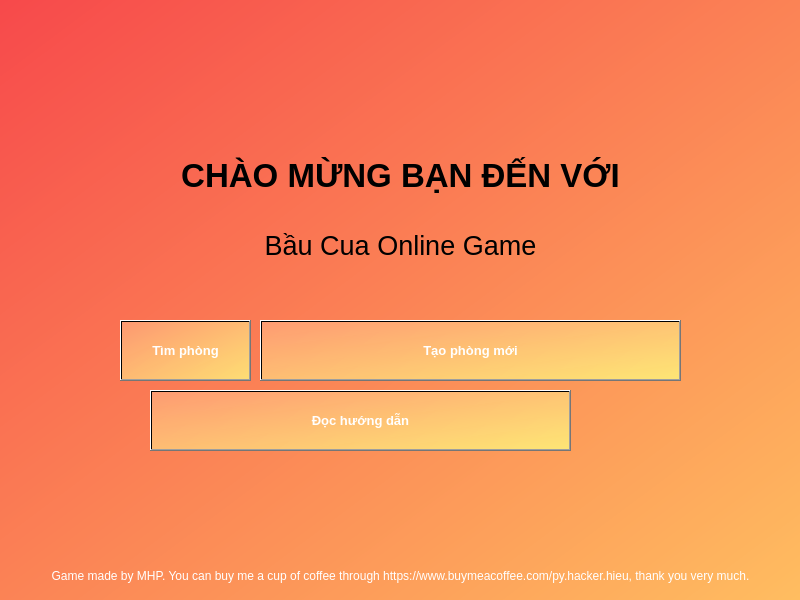
<?xml version="1.0" encoding="UTF-8"?>
<ui version="4.0">
 <class>Main</class>
 <widget class="QMainWindow" name="Main">
  <property name="geometry">
   <rect>
    <x>0</x>
    <y>0</y>
    <width>800</width>
    <height>600</height>
   </rect>
  </property>
  <property name="windowTitle">
   <string>Game Bầu Cua Online - Opening Page</string>
  </property>
  <property name="styleSheet">
   <string notr="true">background-color: qlineargradient(spread:pad, x1:0, y1:0, x2:1, y2:1, stop:0 rgba(247, 73, 75, 255), stop:0.997452 rgba(255, 189, 96, 255), stop:1 rgba(255, 255, 255, 255));</string>
  </property>
  <widget class="QWidget" name="centralwidget">
   <property name="styleSheet">
    <string notr="true"/>
   </property>
   <widget class="QLabel" name="title">
    <property name="geometry">
     <rect>
      <x>0</x>
      <y>150</y>
      <width>801</width>
      <height>50</height>
     </rect>
    </property>
    <property name="sizePolicy">
     <sizepolicy hsizetype="Fixed" vsizetype="Fixed">
      <horstretch>0</horstretch>
      <verstretch>0</verstretch>
     </sizepolicy>
    </property>
    <property name="font">
     <font>
      <family>Segoe UI</family>
      <pointsize>25</pointsize>
      <weight>75</weight>
      <bold>true</bold>
     </font>
    </property>
    <property name="autoFillBackground">
     <bool>false</bool>
    </property>
    <property name="styleSheet">
     <string notr="true">background:none;</string>
    </property>
    <property name="text">
     <string>CHÀO MỪNG BẠN ĐẾN VỚI</string>
    </property>
    <property name="scaledContents">
     <bool>true</bool>
    </property>
    <property name="alignment">
     <set>Qt::AlignCenter</set>
    </property>
   </widget>
   <widget class="QLabel" name="description">
    <property name="geometry">
     <rect>
      <x>0</x>
      <y>220</y>
      <width>801</width>
      <height>51</height>
     </rect>
    </property>
    <property name="font">
     <font>
      <pointsize>20</pointsize>
     </font>
    </property>
    <property name="styleSheet">
     <string notr="true">background:none;</string>
    </property>
    <property name="text">
     <string>Bầu Cua Online Game</string>
    </property>
    <property name="alignment">
     <set>Qt::AlignCenter</set>
    </property>
   </widget>
   <widget class="QPushButton" name="findroom">
    <property name="geometry">
     <rect>
      <x>120</x>
      <y>320</y>
      <width>131</width>
      <height>61</height>
     </rect>
    </property>
    <property name="font">
     <font>
      <family>Segoe UI</family>
      <pointsize>10</pointsize>
      <weight>75</weight>
      <bold>true</bold>
     </font>
    </property>
    <property name="styleSheet">
     <string notr="true">background-color: qlineargradient(spread:pad, x1:0, y1:0, x2:1, y2:1, stop:0 rgba(255, 170, 127, 176), stop:1 rgba(255, 255, 127, 187));
color: rgb(255, 255, 255);</string>
    </property>
    <property name="text">
     <string>Tìm phòng</string>
    </property>
   </widget>
   <widget class="QPushButton" name="newroom">
    <property name="geometry">
     <rect>
      <x>260</x>
      <y>320</y>
      <width>421</width>
      <height>61</height>
     </rect>
    </property>
    <property name="font">
     <font>
      <family>Segoe UI</family>
      <pointsize>10</pointsize>
      <weight>75</weight>
      <bold>true</bold>
     </font>
    </property>
    <property name="styleSheet">
     <string notr="true">background-color: qlineargradient(spread:pad, x1:0, y1:0, x2:1, y2:1, stop:0 rgba(255, 170, 127, 176), stop:1 rgba(255, 255, 127, 187));
color: rgb(255, 255, 255);</string>
    </property>
    <property name="text">
     <string>Tạo phòng mới</string>
    </property>
   </widget>
   <widget class="QLabel" name="credit">
    <property name="geometry">
     <rect>
      <x>0</x>
      <y>560</y>
      <width>801</width>
      <height>31</height>
     </rect>
    </property>
    <property name="styleSheet">
     <string notr="true">color:white;background-color:none;</string>
    </property>
    <property name="text">
     <string>Game made by MHP. You can buy me a cup of coffee through https://www.buymeacoffee.com/py.hacker.hieu, thank you very much.</string>
    </property>
    <property name="alignment">
     <set>Qt::AlignCenter</set>
    </property>
   </widget>
   <widget class="QPushButton" name="tutorial">
    <property name="geometry">
     <rect>
      <x>150</x>
      <y>390</y>
      <width>421</width>
      <height>61</height>
     </rect>
    </property>
    <property name="font">
     <font>
      <family>Segoe UI</family>
      <pointsize>10</pointsize>
      <weight>75</weight>
      <bold>true</bold>
     </font>
    </property>
    <property name="styleSheet">
     <string notr="true">background-color: qlineargradient(spread:pad, x1:0, y1:0, x2:1, y2:1, stop:0 rgba(255, 170, 127, 176), stop:1 rgba(255, 255, 127, 187));
color: rgb(255, 255, 255);</string>
    </property>
    <property name="text">
     <string>Đọc hướng dẫn</string>
    </property>
   </widget>
  </widget>
 </widget>
 <resources>
  <include location="background.qrc"/>
 </resources>
 <connections/>
</ui>
